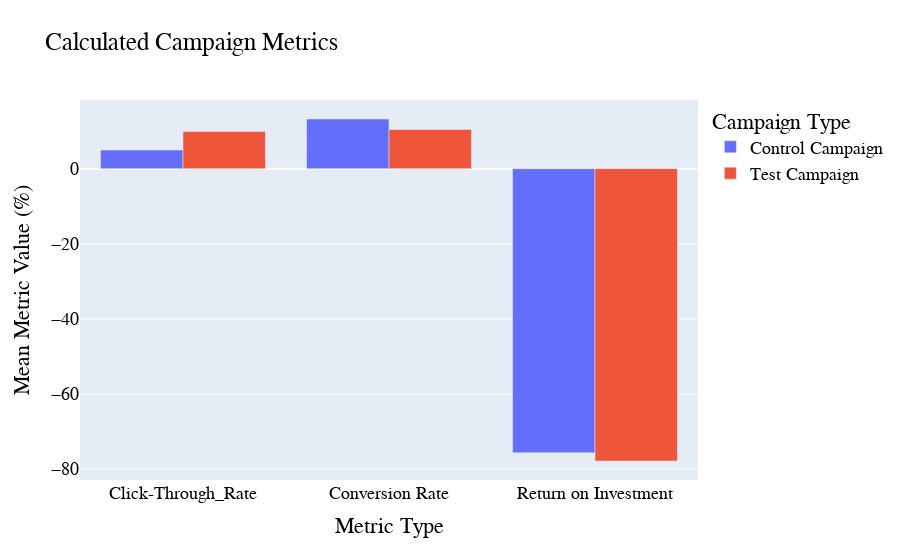

The cell this chart's notebook holds for it:
### Code cell
## Bar Graphs for the %s: CTR, CR, ROI (can do all on one plot) 

metrics =['Click-Through_Rate', 'Conversion Rate', 'Return on Investment']
control_mean_ctr = round(control['Click-Through Rate (%)'].mean(), 2)
control_mean_cr = round(control['Conversion Rate (%)'].mean(), 2)
control_mean_roi = round(control['ROI (%)'].mean(), 2)
control_mean_metrics = [control_mean_ctr, control_mean_cr, control_mean_roi]

test_mean_ctr = round(test['Click-Through Rate (%)'].mean(), 2)
test_mean_cr = round(test['Conversion Rate (%)'].mean(), 2)
test_mean_roi = round(test['ROI (%)'].mean(), 2)
test_mean_metrics = [test_mean_ctr, test_mean_cr, test_mean_roi]

fig = go.Figure(data=[
    go.Bar(name='Control Campaign', x= metrics, y=control_mean_metrics),
    go.Bar(name='Test Campaign', x=metrics, y=test_mean_metrics)
])
# Change the bar mode
#fig.update_layout(barmode='group')
fig.update_layout(
    title="Calculated Campaign Metrics",
    xaxis_title="Metric Type",
    yaxis_title="Mean Metric Value (%)",
    legend_title="Campaign Type",
    font=dict(
        family="Overpass",
        size=18,
        color="Black"
    ), 
    barmode = 'group'
)
fig.show()

### Figure 1 — Plotly figure (JSON) as saved in the notebook; plotly's stock layout.template omitted (floating-point values rounded to 4 significant figures)
{"data": [{"name": "Control Campaign", "type": "bar", "x": ["Click-Through_Rate", "Conversion Rate", "Return on Investment"], "y": [4.95, 13.22, -75.66]}, {"name": "Test Campaign", "type": "bar", "x": ["Click-Through_Rate", "Conversion Rate", "Return on Investment"], "y": [9.88, 10.42, -77.84]}], "layout": {"barmode": "group", "font": {"color": "Black", "family": "Overpass", "size": 18}, "legend": {"title": {"text": "Campaign Type"}}, "title": {"text": "Calculated Campaign Metrics"}, "xaxis": {"title": {"text": "Metric Type"}}, "yaxis": {"title": {"text": "Mean Metric Value (%)"}}}}
